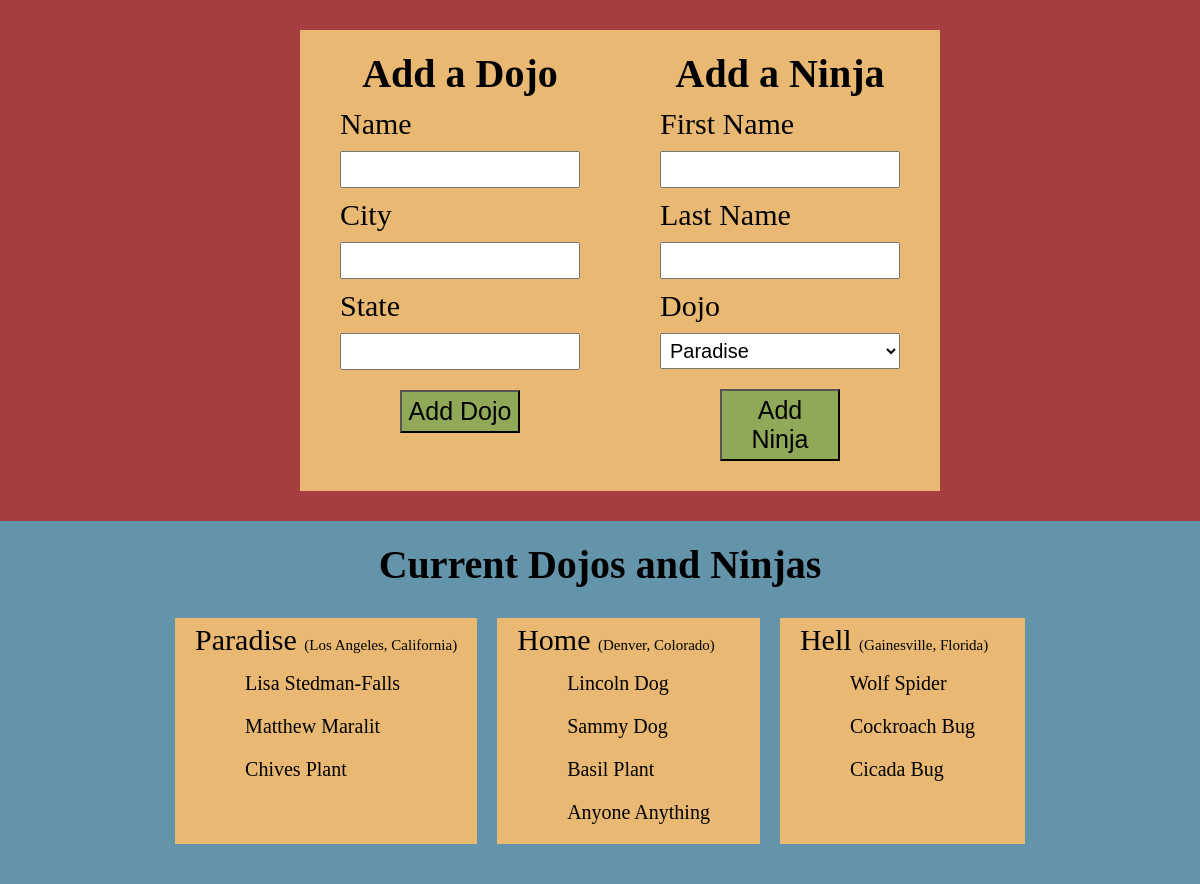
The page / on the database its author committed.
### dojo_ninjas_app/models.py (models this page shows, shortened)
class dojo(models.Model):
    name = models.CharField(max_length=255)
    city = models.CharField(max_length=255)
    state = models.CharField(max_length=255)
    desc = models.TextField(default="old dojo")
    created_at = models.DateTimeField(auto_now_add=True)
    updated_at = models.DateTimeField(auto_now=True)

class ninja (models.Model):
    dojo = models.ForeignKey(dojo, related_name="ninjas", on_delete=models.CASCADE)
    first_name = models.CharField(max_length=255)
    last_name = models.CharField(max_length=255)
    created_at = models.DateTimeField(auto_now_add=True)
    updated_at = models.DateTimeField(auto_now=True)

### dojo_ninjas_app/views.py (the view)
# urls.py: path('', views.index),
def index(request):
    context = {
    "all_the_dojos": dojo.objects.all(),
    "all_the_ninjas": ninja.objects.all(),
    }
    return render(request, "index.html", context)

### dojo_ninjas_app/templates/index.html (shortened to what this page needs)
<!DOCTYPE html>
<html lang="en">
<head>
    {% load static %}
    <link rel="stylesheet" href="{%static 'style.css'%}">
</head>
<body>
    <div id="wrapper">
        <div id="add">
            <div class="add">
                <h1>Add a Dojo</h1>
                <form action="new_dojo" method="POST">
                    <label for="dojo_name">Name</label>
                    <input name="dojo_name" type="text" required>
                    <label for="city">City</label>
                    <input name="city" type="text" required>
                    <label for ="state">State</label>
                    <input name = "state" type="text">
                    <button type="submit">Add Dojo</button>
                </form>
            </div>
            <div class="add">
                <h1>Add a Ninja</h1>
                <form action="new_ninja" method="POST">
                    <label for="ninja_first_name">First Name</label>
                    <input name="ninja_first_name" type="text" required>
                    <label for="ninja_last_name">Last Name</label>
                    <input name="ninja_last_name" type="text" required>
                    <label for ="dojo">Dojo</label>
                    <select name = "dojo">
                        {% for dojo in all_the_dojos %}
                        <option value="{{dojo.id}}">{{dojo.name}}</option>
                        {% endfor %}
                    </select>
                    <button type="submit">Add Ninja</button>
                </form>
            </div>
        </div>
        <div id="list">
            <h1>Current Dojos and Ninjas</h1>
            <ul>
                {% for dojo in all_the_dojos %}
                <li>{{dojo.name}} <span id ="city_state">({{dojo.city}}, {{dojo.state}})</span>
                    <ul>
                        {% for dojo_ninja in dojo.ninjas.all %}
                        <li>{{dojo_ninja.first_name}} {{dojo_ninja.last_name}}
                        {% endfor %}
                        </li>
                    </ul>
                </li>
                {% endfor %}
            </ul>
        </div>
    </div>
</body>
</html>

### dojo_ninjas_app/static/style.css (style rules this page uses)
* { margin:0; padding:0; }
body { background-color: #A63D40; }
html { font-size:10px; }
#wrapper { display: flex; flex-direction:column; align-items: center; }
#add { display:flex; justify-content: space-between; padding: 3rem; width:50%; }
.add { background-color: #E9B872; padding:2rem 4rem; width:40%; }
form { display: flex; flex-direction: column; }
h1 { font-size:4rem; padding-bottom: 1rem; text-align: center; }
label { font-size:3rem; }
input, select, button { padding:.5rem; margin:1rem 0; }
input, select { font-size:2rem; }
button { width:50%; align-self:center; font-size:2.5rem; background-color:#90A959; }
#list { display:flex; flex-direction: column; align-items: center; background-color:#6494AA; padding-bottom: 3rem; width: 100%; }
#list h1 { padding:2rem; }
ul { list-style-type: none; font-size:3rem; }
#list > ul { display: flex; }
li ul { margin-left:2rem; font-size:2rem; }
li { padding:.5rem 2rem; background-color: #E9B872; margin:1rem 1rem; }
#city_state { font-size:1.5rem; }

### rows shown on the page
dojo: name "Paradise", city "Los Angeles", state "California"
ninja: first_name "Lisa", last_name "Stedman-Falls"
ninja: first_name "Matthew", last_name "Maralit"
ninja: first_name "Chives", last_name "Plant"
dojo: name "Home", city "Denver", state "Colorado"
ninja: first_name "Lincoln", last_name "Dog"
ninja: first_name "Sammy", last_name "Dog"
ninja: first_name "Basil", last_name "Plant"
ninja: first_name "Anyone", last_name "Anything"
dojo: name "Hell", city "Gainesville", state "Florida"
ninja: first_name "Wolf", last_name "Spider"
ninja: first_name "Cockroach", last_name "Bug"
ninja: first_name "Cicada", last_name "Bug"

### other values the page prints
form field dojo "Paradise"
